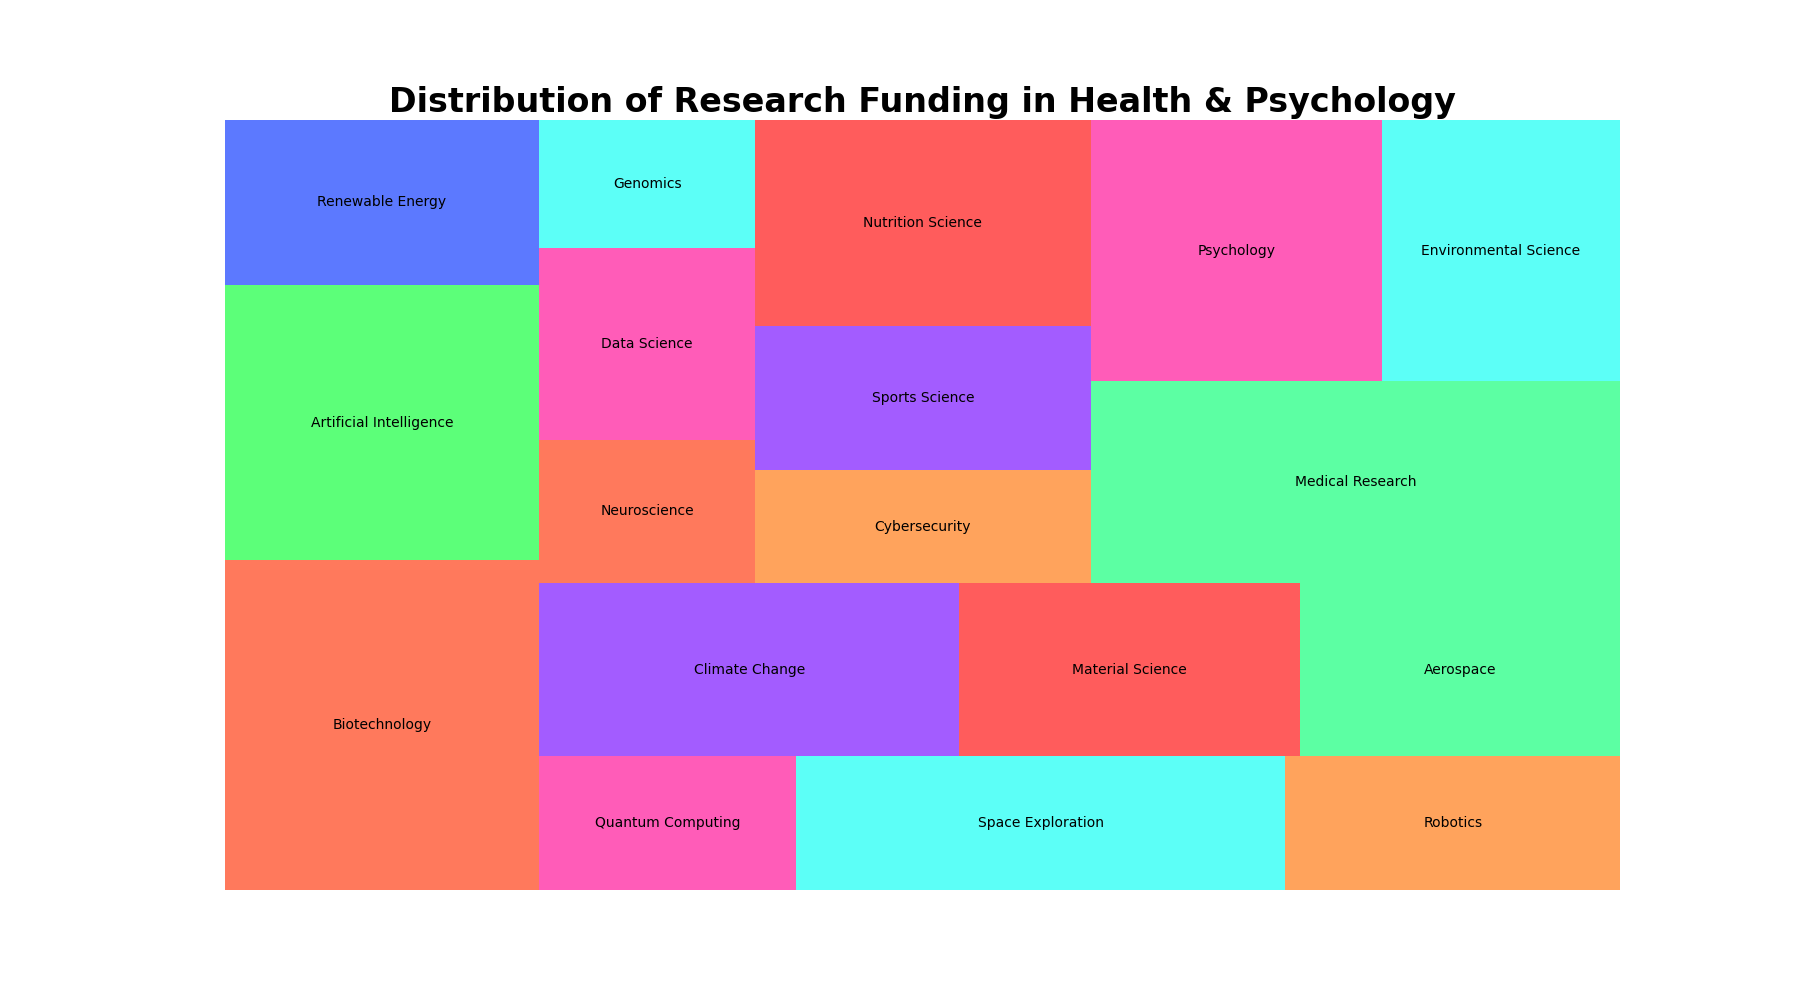

The script that drew this image:

import seaborn as sns
import pandas as pd
import matplotlib.pyplot as plt
import squarify  # pip install squarify (algorithm for treemap)

# Create the dataframe
df = pd.DataFrame({
    'Field': ['Biotechnology', 'Artificial Intelligence', 'Renewable Energy', 'Quantum Computing', 'Space Exploration',
              'Robotics', 'Climate Change', 'Material Science', 'Aerospace', 'Neuroscience', 'Data Science', 'Genomics', 'Cybersecurity',
              'Sports Science', 'Nutrition Science', 'Medical Research', 'Psychology', 'Environmental Science'],
    'Funding': [300, 250, 150, 100, 190, 130, 210, 170, 160, 90, 120, 80, 110, 140, 200, 310, 220, 180]
})

# Custom colors for the treemap
colors = ['#FF5733', '#33FF57', '#3357FF', '#FF33A6', '#33FFF5', '#FF8C33', '#8C33FF', '#FF3333', '#33FF8C', '#FF5733',
          '#FF33A6', '#33FFF5', '#FF8C33', '#8C33FF', '#FF3333', '#33FF8C', '#FF33A6', '#33FFF5']

# Create a figure and a set of subplots
plt.figure(figsize=(18, 10))

# Using squarify to plot the treemap
squarify.plot(sizes=df['Funding'], label=df['Field'], color=colors, alpha=0.8)

plt.title("Distribution of Research Funding in Health & Psychology", fontsize=24, fontweight='bold')
plt.axis('off')  # Disable the axis

plt.show()
